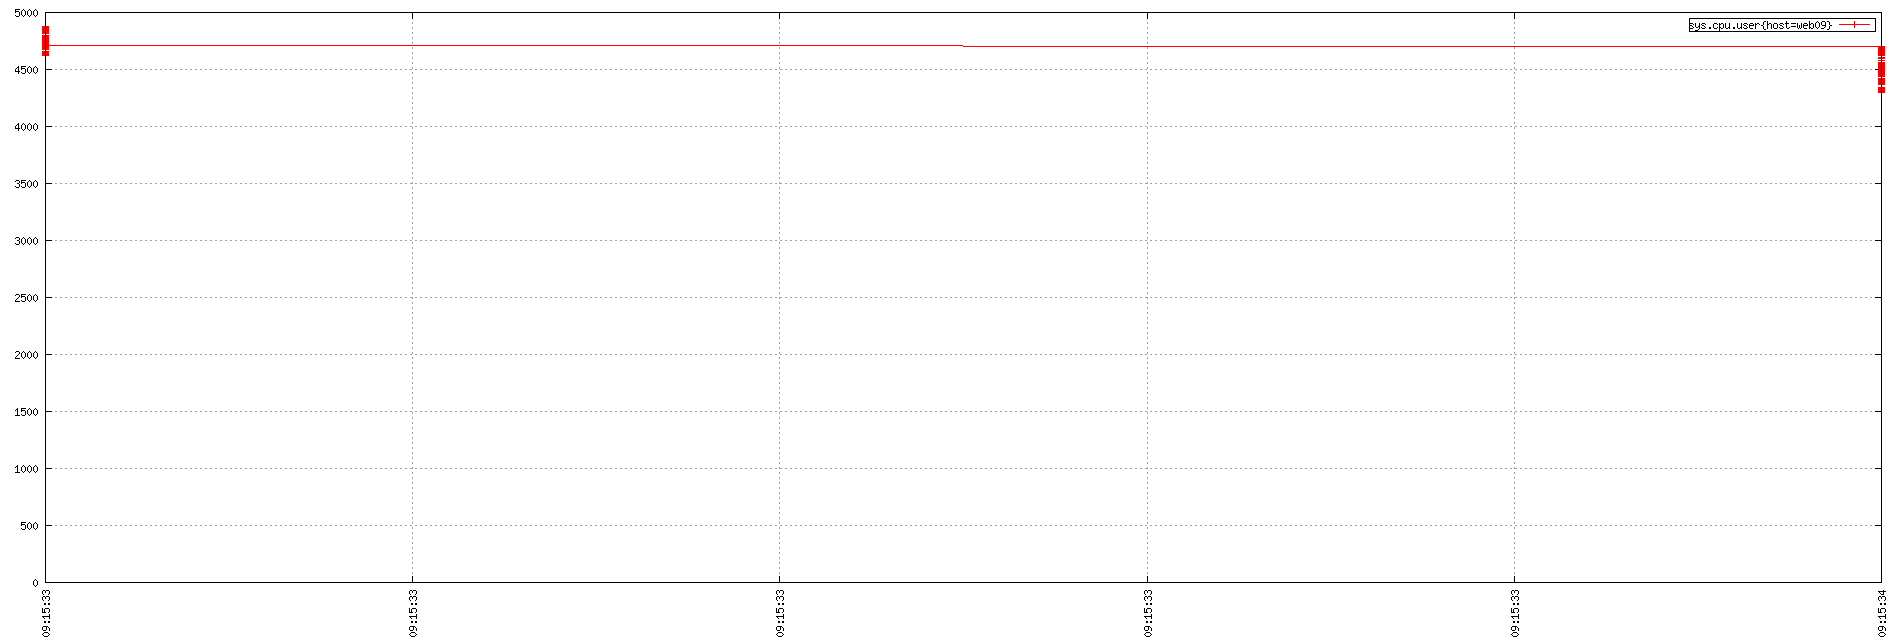

gnuplot code for this plot:
set term png small size 1900,644
set xdata time
set timefmt "%s"
if (GPVAL_VERSION < 4.6) set xtics rotate; else set xtics rotate right
set output "${TMPDIR-'tmp'}/tsd/53f6cd33.png"
set xrange ["1673774133":"1673774134"]
set format x "%H:%M:%S"
set grid
set style data linespoint
set key right box
set yrange [0:]
plot  "${TMPDIR-'tmp'}/tsd/53f6cd33_0.dat" using 1:2 title "sys.cpu.user{host=web09}"
